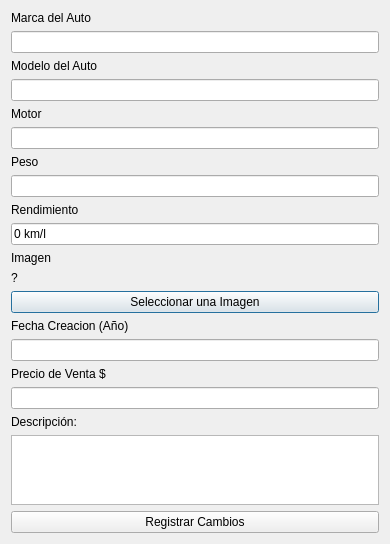
<?xml version="1.0" encoding="UTF-8"?>
<ui version="4.0">
 <class>Dialog</class>
 <widget class="QDialog" name="Dialog">
  <property name="geometry">
   <rect>
    <x>0</x>
    <y>0</y>
    <width>390</width>
    <height>525</height>
   </rect>
  </property>
  <property name="windowTitle">
   <string>Dialog</string>
  </property>
  <layout class="QVBoxLayout" name="verticalLayout">
   <item>
    <widget class="QLabel" name="label">
     <property name="text">
      <string>Marca del Auto</string>
     </property>
    </widget>
   </item>
   <item>
    <widget class="QLineEdit" name="marca"/>
   </item>
   <item>
    <widget class="QLabel" name="label_2">
     <property name="text">
      <string>Modelo del Auto</string>
     </property>
    </widget>
   </item>
   <item>
    <widget class="QLineEdit" name="modelo"/>
   </item>
   <item>
    <widget class="QLabel" name="label_3">
     <property name="text">
      <string>Motor</string>
     </property>
    </widget>
   </item>
   <item>
    <widget class="QLineEdit" name="motor"/>
   </item>
   <item>
    <widget class="QLabel" name="label_4">
     <property name="text">
      <string>Peso</string>
     </property>
    </widget>
   </item>
   <item>
    <widget class="QLineEdit" name="peso"/>
   </item>
   <item>
    <widget class="QLabel" name="label_8">
     <property name="text">
      <string>Rendimiento</string>
     </property>
    </widget>
   </item>
   <item>
    <widget class="QLineEdit" name="rendim">
     <property name="text">
      <string>0 km/l</string>
     </property>
    </widget>
   </item>
   <item>
    <widget class="QLabel" name="label_5">
     <property name="text">
      <string>Imagen</string>
     </property>
    </widget>
   </item>
   <item>
    <widget class="QLabel" name="imagen">
     <property name="text">
      <string>?</string>
     </property>
    </widget>
   </item>
   <item>
    <widget class="QPushButton" name="btn_img">
     <property name="text">
      <string>Seleccionar una Imagen</string>
     </property>
    </widget>
   </item>
   <item>
    <widget class="QLabel" name="label_6">
     <property name="text">
      <string>Fecha Creacion (Año)</string>
     </property>
    </widget>
   </item>
   <item>
    <widget class="QLineEdit" name="fecha"/>
   </item>
   <item>
    <widget class="QLabel" name="label_9">
     <property name="text">
      <string>Precio de Venta $</string>
     </property>
    </widget>
   </item>
   <item>
    <widget class="QLineEdit" name="precio"/>
   </item>
   <item>
    <widget class="QLabel" name="label_10">
     <property name="text">
      <string>Descripción: </string>
     </property>
    </widget>
   </item>
   <item>
    <widget class="QTextEdit" name="textEdit"/>
   </item>
   <item>
    <widget class="QPushButton" name="btn_guardar">
     <property name="text">
      <string>Registrar Cambios</string>
     </property>
    </widget>
   </item>
   <item>
    <spacer name="verticalSpacer">
     <property name="orientation">
      <enum>Qt::Vertical</enum>
     </property>
     <property name="sizeHint" stdset="0">
      <size>
       <width>20</width>
       <height>40</height>
      </size>
     </property>
    </spacer>
   </item>
  </layout>
 </widget>
 <resources/>
 <connections/>
</ui>
